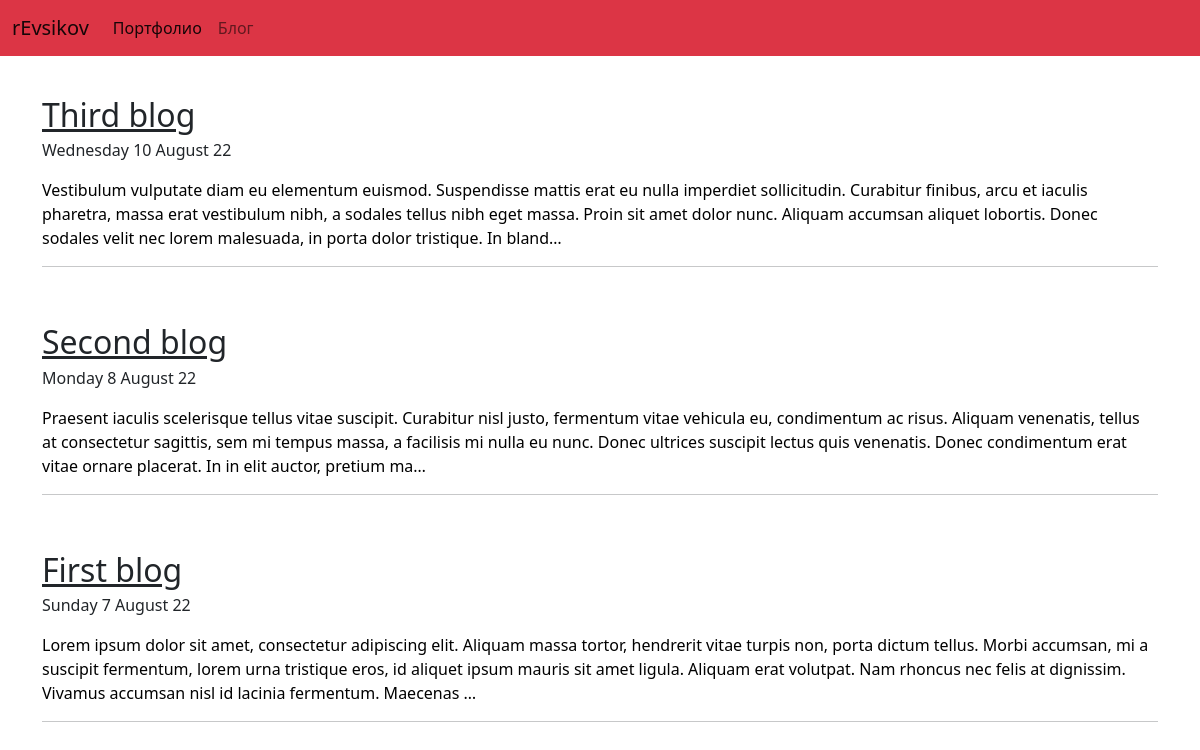
The page /blog/ on the database as committed earlier.
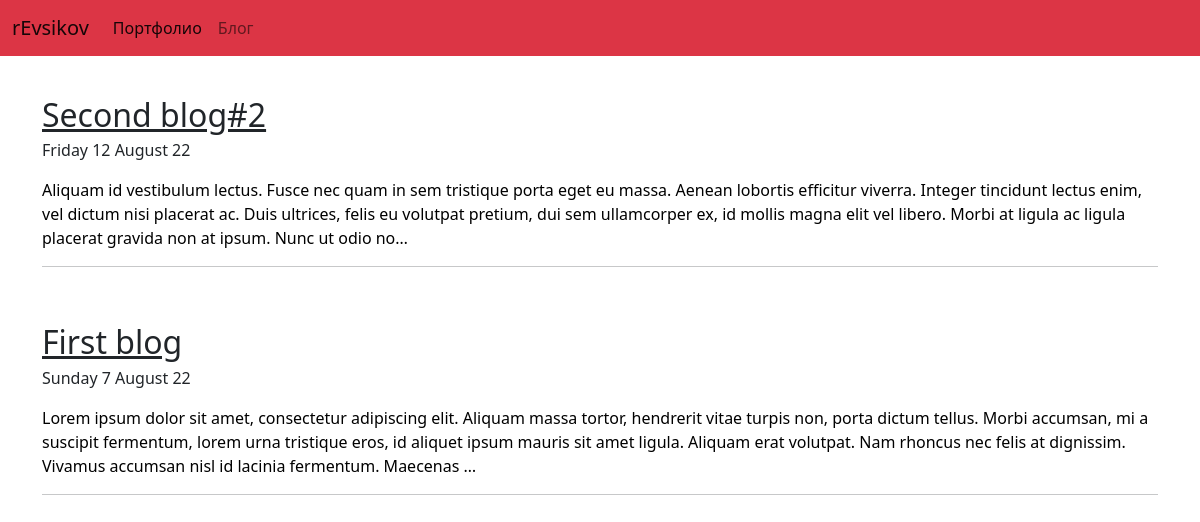
The same page on the database as committed later.
### blog/models.py (models this page shows, shortened)
class Blog(models.Model):
    title = models.CharField(max_length=200)
    description = models.TextField()
    date = models.DateTimeField()

### blog/views.py (the view)
# urls.py: path('', views.all_blogs, name='all_blogs'),
def all_blogs(request):
    blogs = Blog.objects.order_by('-date')
    return render(request, 'blog/all_blogs.html', {'blogs': blogs})

### blog/templates/blog/all_blogs.html
{% extends 'portfolio/base.html' %}
{% block content %}
{% for blog in blogs %}
<div class="container" style="padding-top: 40px">
<article class="blog-post">
    <h2 class="blog-post-title mb-1">
        <a href="{% url 'blog:detail' blog.id %}" class="link-dark">
            {{ blog.title }}
        </a>
    </h2>
    <p class="blog-post-meta">
        {{ blog.date|date:'l j F y' }}
    </p>
    <a href="{% url 'blog:detail' blog.id %}" style="text-decoration: none; color: black">
    <p>
    {{ blog.description|striptags|truncatechars:350  }}
    </p>
</a>
    <hr>
</article>
</div>
{% endfor %}
{% endblock %}

### portfolio/templates/portfolio/base.html (shortened to what this page needs)
<!doctype html>
<html lang="en">
  <head>
    <link href="https://cdn.jsdelivr.net/npm/bootstrap@5.2.0/dist/css/bootstrap.min.css" rel="stylesheet">
  </head>
  <body>
    <nav class="navbar navbar-expand-lg bg-danger sticky-top">
      <div class="container-fluid">
        <a class="navbar-brand" href="#">rEvsikov</a>
        <div class="collapse navbar-collapse" id="navbarNav">
          <ul class="navbar-nav">
            <li class="nav-item">
              <a class="nav-link active" aria-current="page" href="{% url 'home' %}">Портфолио</a>
            </li>
            <li class="nav-item">
              <a class="nav-link" href="{% url 'blog:all_blogs' %}">Блог</a>
            </li>
          </ul>
        </div>
      </div>
    </nav>
    {% block content %}
    {% endblock content %}
  </body>
</html>

Rows that differ between the two databases and show on the page:
removed Blog: title "Third blog", date "Wednesday 10 August 22", description "Vestibulum vulputate diam eu elementum euismod. Suspendisse mattis erat eu nulla imperdiet sollicitudin. Curabitur finibus, arcu et iaculis pharetra, massa erat vestibulum nibh, a sodales tellus nibh eget massa. Proin sit amet dolor nunc. Aliquam accumsan aliquet lobortis. Donec sodales velit nec lorem malesuada, in porta dolor tristique. In bland…"
removed Blog: title "Second blog", date "Monday 8 August 22", description "Praesent iaculis scelerisque tellus vitae suscipit. Curabitur nisl justo, fermentum vitae vehicula eu, condimentum ac risus. Aliquam venenatis, tellus at consectetur sagittis, sem mi tempus massa, a facilisis mi nulla eu nunc. Donec ultrices suscipit lectus quis venenatis. Donec condimentum erat vitae ornare placerat. In in elit auctor, pretium ma…"
added Blog: title "Second blog#2", date "Friday 12 August 22", description "Aliquam id vestibulum lectus. Fusce nec quam in sem tristique porta eget eu massa. Aenean lobortis efficitur viverra. Integer tincidunt lectus enim, vel dictum nisi placerat ac. Duis ultrices, felis eu volutpat pretium, dui sem ullamcorper ex, id mollis magna elit vel libero. Morbi at ligula ac ligula placerat gravida non at ipsum. Nunc ut odio no…"
